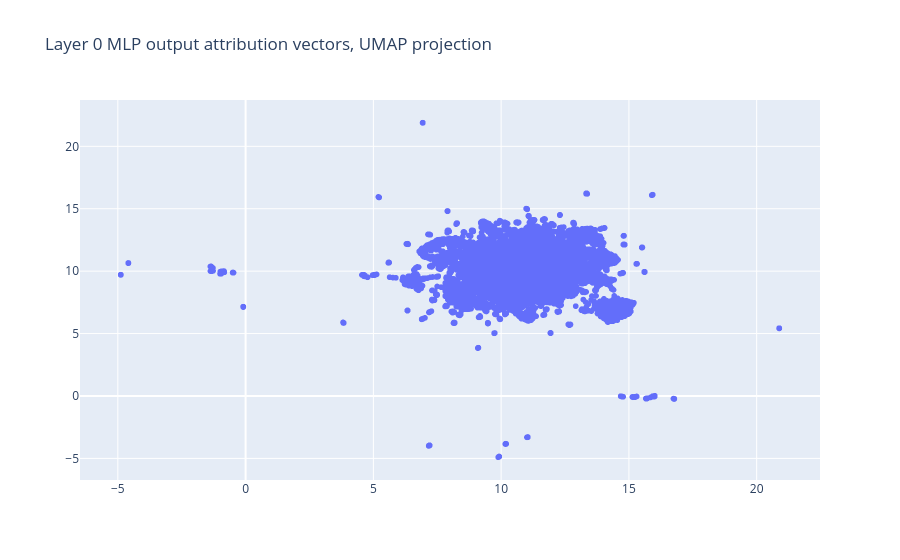
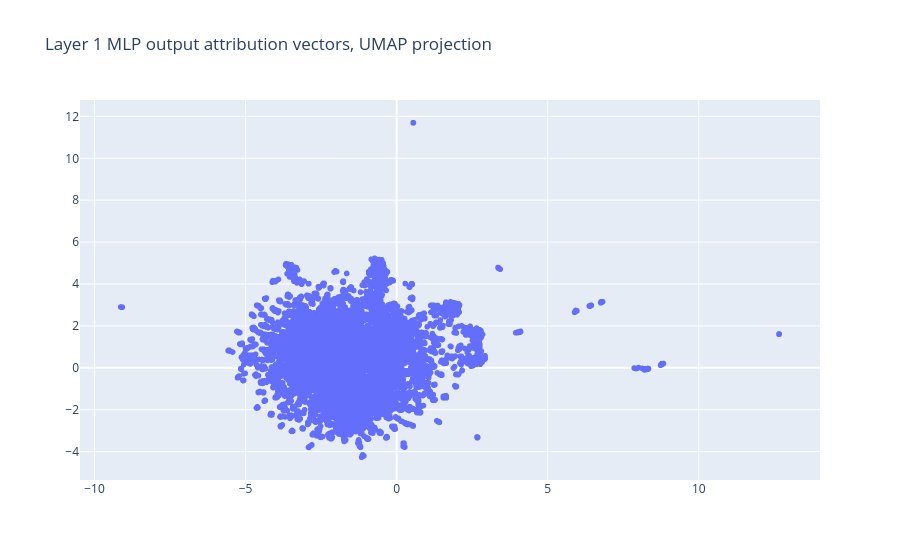
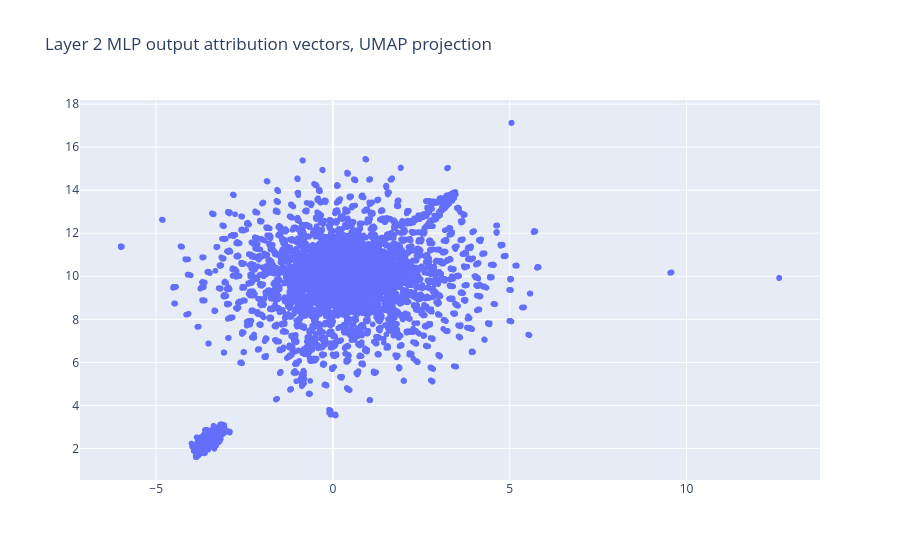

The notebook cell saved with these charts, in order:
### Code cell
for l in range(3):
    scatter(
        x=embeddings[l][:,0],
        y=embeddings[l][:,1],
        xaxis="",
        yaxis="",
        title=f"Layer {str(l)} MLP output attribution vectors, UMAP projection"
    )

### Figure 1 — Plotly figure (JSON) as saved in the notebook; plotly's stock layout.template omitted (floating-point values rounded to 4 significant figures; data arrays with more than 128 entries replaced by an {"elided": "..."} marker saying what was removed)
{"data": [{"hovertemplate": "=%{y}<extra></extra>", "legendgroup": "", "marker": {"color": "#636efa", "symbol": "circle"}, "mode": "markers", "name": "", "showlegend": false, "type": "scattergl", "x": {"elided": "11520 float values"}, "xaxis": "x", "y": {"elided": "11520 float values"}, "yaxis": "y"}], "layout": {"legend": {"tracegroupgap": 0}, "title": {"text": "Layer 0 MLP output attribution vectors, UMAP projection"}, "xaxis": {"anchor": "y", "domain": [0, 1], "title": {"text": ""}}, "yaxis": {"anchor": "x", "domain": [0, 1], "title": {"text": ""}}}}

### Figure 2 — Plotly figure (JSON) as saved in the notebook; plotly's stock layout.template omitted (floating-point values rounded to 4 significant figures; data arrays with more than 128 entries replaced by an {"elided": "..."} marker saying what was removed)
{"data": [{"hovertemplate": "=%{y}<extra></extra>", "legendgroup": "", "marker": {"color": "#636efa", "symbol": "circle"}, "mode": "markers", "name": "", "showlegend": false, "type": "scattergl", "x": {"elided": "11520 float values"}, "xaxis": "x", "y": {"elided": "11520 float values"}, "yaxis": "y"}], "layout": {"legend": {"tracegroupgap": 0}, "title": {"text": "Layer 1 MLP output attribution vectors, UMAP projection"}, "xaxis": {"anchor": "y", "domain": [0, 1], "title": {"text": ""}}, "yaxis": {"anchor": "x", "domain": [0, 1], "title": {"text": ""}}}}

### Figure 3 — Plotly figure (JSON) as saved in the notebook; plotly's stock layout.template omitted (floating-point values rounded to 4 significant figures; data arrays with more than 128 entries replaced by an {"elided": "..."} marker saying what was removed)
{"data": [{"hovertemplate": "=%{y}<extra></extra>", "legendgroup": "", "marker": {"color": "#636efa", "symbol": "circle"}, "mode": "markers", "name": "", "showlegend": false, "type": "scattergl", "x": {"elided": "11520 float values"}, "xaxis": "x", "y": {"elided": "11520 float values"}, "yaxis": "y"}], "layout": {"legend": {"tracegroupgap": 0}, "title": {"text": "Layer 2 MLP output attribution vectors, UMAP projection"}, "xaxis": {"anchor": "y", "domain": [0, 1], "title": {"text": ""}}, "yaxis": {"anchor": "x", "domain": [0, 1], "title": {"text": ""}}}}
